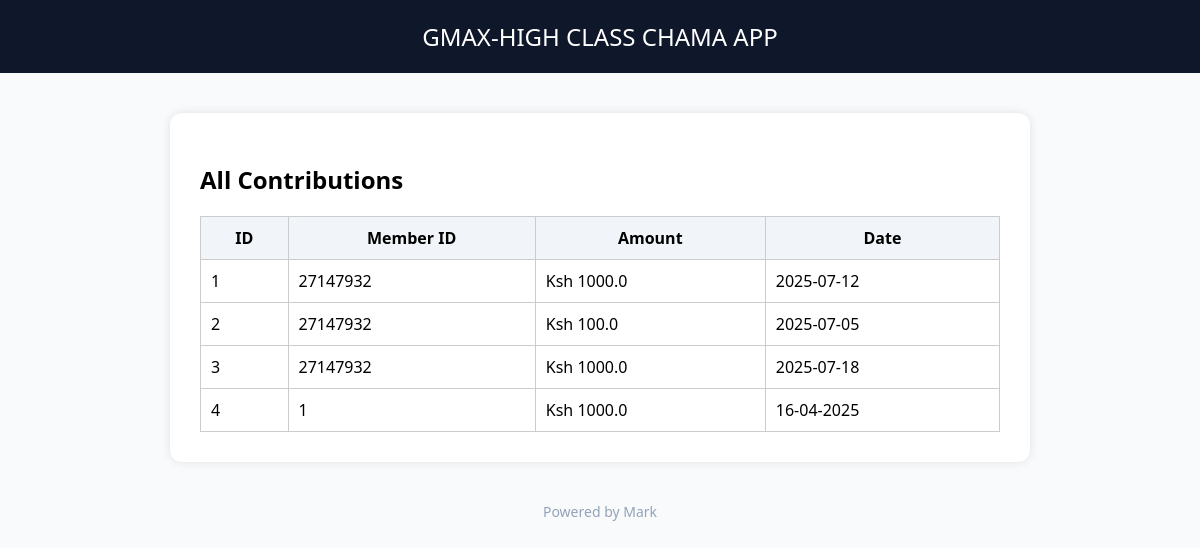
Screenshot of /contributions with the database file from the repository.
### app.py (models this page shows)
class Contribution(db.Model):
    id = db.Column(db.Integer, primary_key=True)
    member_id = db.Column(db.Integer, db.ForeignKey('member.id'))
    amount = db.Column(db.Float)
    date = db.Column(db.String(20))

### app.py (the view)
@app.route('/contributions')
def contributions():
    all_contributions = Contribution.query.all()
    return render_template('contribute.html', contributions=all_contributions)

### templates/contribute.html (shortened to what this page needs)
<!DOCTYPE html>
<html lang="en">
<head>
    <link rel="stylesheet" href="{{ url_for('static', filename='style.css') }}">
</head>
<body>
<div class="header">GMAX-HIGH CLASS CHAMA APP</div>
<div class="container">
    <h2>All Contributions</h2>
    {% if contributions %}
        <table style="width: 100%; border-collapse: collapse; margin-top: 20px;">
            <thead>
                <tr style="background-color: #f1f5f9;">
                    <th style="padding: 10px; border: 1px solid #ccc;">ID</th>
                    <th style="padding: 10px; border: 1px solid #ccc;">Member ID</th>
                    <th style="padding: 10px; border: 1px solid #ccc;">Amount</th>
                    <th style="padding: 10px; border: 1px solid #ccc;">Date</th>
                </tr>
            </thead>
            <tbody>
                {% for c in contributions %}
                    <tr>
                        <td style="padding: 10px; border: 1px solid #ccc;">{{ c.id }}</td>
                        <td style="padding: 10px; border: 1px solid #ccc;">{{ c.member_id }}</td>
                        <td style="padding: 10px; border: 1px solid #ccc;">Ksh {{ c.amount }}</td>
                        <td style="padding: 10px; border: 1px solid #ccc;">{{ c.date }}</td>
                    </tr>
                {% endfor %}
            </tbody>
        </table>
    {% else %}
        <p>No contributions recorded yet.</p>
    {% endif %}
</div>
<div class="footer">Powered by Mark</div>
</body>
</html>

### static/style.css (style rules this page uses)
body { font-family: 'Segoe UI', sans-serif; background-color: #f8fafc; margin: 0; padding: 0; }
.header { background-color: #0f172a; color: white; padding: 20px; text-align: center; font-size: 24px; }
.container { max-width: 800px; margin: auto; padding: 30px; background-color: white; box-shadow: 0 0 10px rgba(0,0,0,0.1); margin-top: 40px; border-radius: 12px; }
.footer { margin-top: 40px; text-align: center; color: #94a3b8; font-size: 14px; }

### rows the page displays
Contribution: id "1", member_id "27147932", amount "1000.0", date "2025-07-12"
Contribution: id "2", member_id "27147932", amount "100.0", date "2025-07-05"
Contribution: id "3", member_id "27147932", amount "1000.0", date "2025-07-18"
Contribution: id "4", member_id "1", amount "1000.0", date "16-04-2025"
